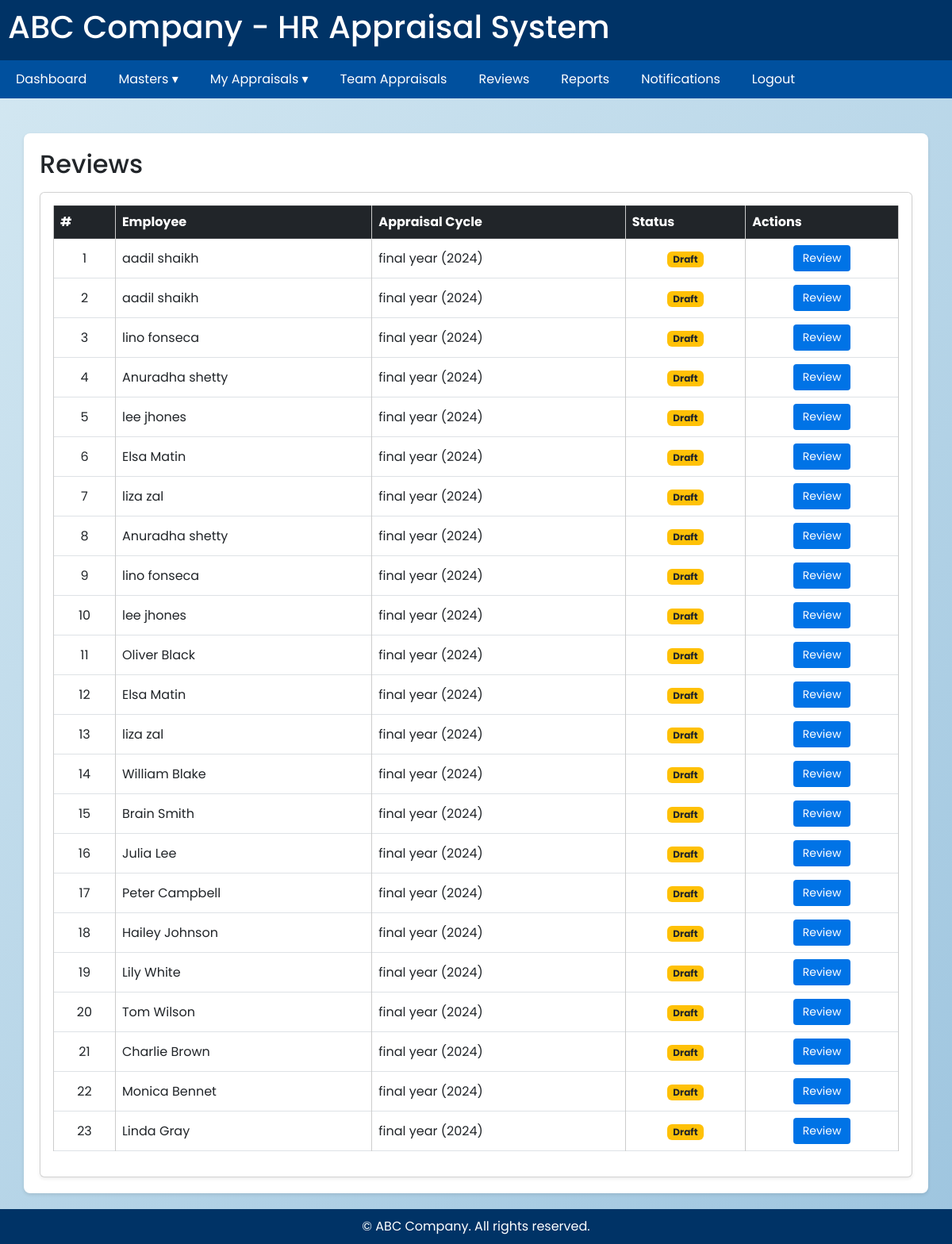
Before: /masters/reviews/ (signed in) with the older database file.
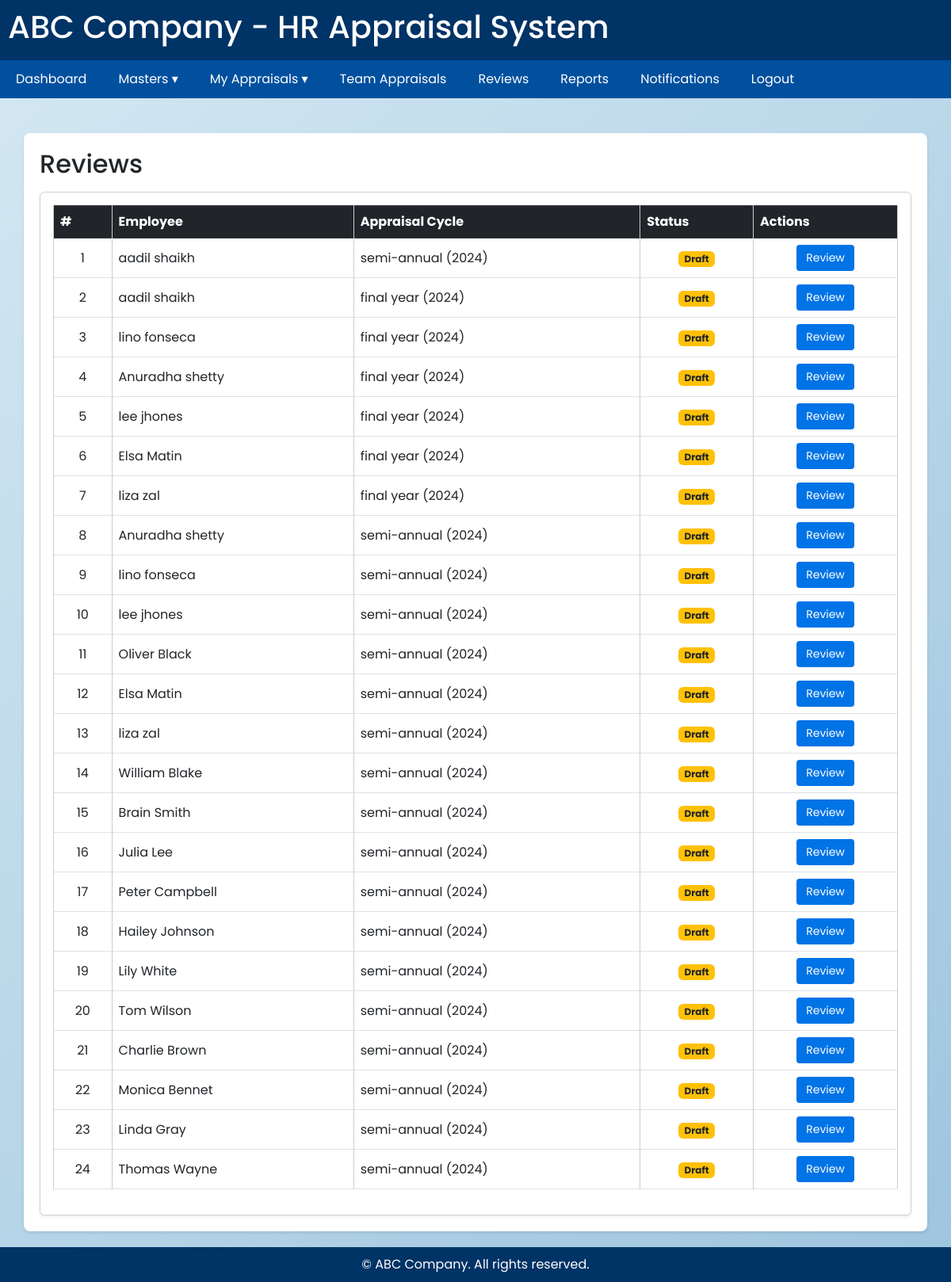
After: the same page with the newer database file.
### masters/models.py (models this page shows, shortened)
class AppraisalForm(models.Model):
    appraisal_cycle = models.ForeignKey("AppraisalCycle", on_delete=models.CASCADE)
    employee = models.ForeignKey("Employee", on_delete=models.CASCADE, related_name="appraisals")
    supervisor = models.ForeignKey("Employee", on_delete=models.SET_NULL, null=True, blank=True, related_name="supervised_appraisals")
    department = models.ForeignKey("Department", on_delete=models.SET_NULL, null=True, blank=True)
    role = models.ForeignKey("Role", on_delete=models.SET_NULL, null=True, blank=True)
    created_at = models.DateTimeField(auto_now_add=True)
    updated_at = models.DateTimeField(auto_now=True)
    status = models.CharField(
        max_length=20,
        choices=[("Draft", "Draft"), ("Submitted", "Submitted"), ("Reviewed", "Reviewed"), ("Closed", "Closed")],
        default="Draft"
    )

class Employee(models.Model):
    user = models.OneToOneField(
        settings.AUTH_USER_MODEL,
        on_delete=models.CASCADE,
        null=True, blank=True,
        related_name="employee_profile"
)
    employee_id = models.CharField(max_length=20, unique=True)
    employee_salution = models.CharField(max_length=15, null=True, blank=True)
    first_name = models.CharField(max_length=100)
    last_name = models.CharField(max_length=100)
    email = models.EmailField(unique=True)
    gender = models.CharField(max_length=10,null=True, blank=True)
    contact_number = models.IntegerField(default=0)
    department = models.ForeignKey("Department", on_delete=models.SET_NULL, null=True)
    role = models.ForeignKey("Role", on_delete=models.SET_NULL, null=True)
    supervisor = models.ForeignKey("self", on_delete=models.SET_NULL, null=True, blank=True)
    status = models.CharField(
        max_length=20,
        choices=[("Active", "Active"), ("Inactive", "Inactive")],
        default="Active",
    )

class AppraisalCycle(models.Model):
    name = models.CharField(max_length=100)
    year = models.CharField(max_length=100,blank=True, null=True)
    start_date = models.DateField()
    end_date = models.DateField()
    status = models.CharField(
        max_length=20,
        choices=[
            ("Draft", "Draft"),
            ("Active", "Active"),
            ("Closed", "Closed"),
        ],
        default="Draft",
    )

### masters/views.py (the view)
# urls.py: path("reviews/", views.review_list_form, name="reviews_list"),
@login_required
def review_list_form(request):
    employee = get_object_or_404(Employee,user = request.user)
    draft_forms = AppraisalForm.objects.filter(status="Draft")
    context={
        "draft_forms":draft_forms,
        "employee":employee
    }
    return render(request,"appraisal/review_list.html",context)

### masters/context_processors.py (called while the page is built)
def role_name(request):
    if request.user.is_authenticated:
        try:
            employee = Employee.objects.get(user=request.user)
            return {"role_name": employee.role.role_name.lower()}
        except Employee.DoesNotExist:
            return {"role_name": None}
    return {"role_name": None}

### templates/appraisal/review_list.html
{% extends "base.html" %}
{% block content %}
<div class="container mt-4">
  <h2 class="mb-3"> Reviews </h2>
  <div class="card shadow-sm">
    <div class="card-body">
      <table class="table table-hover table-bordered align-middle">
        <thead class="table-dark text-center">
          <tr>
            <th scope="col">#</th>
            <th scope="col">Employee</th>
            <th scope="col">Appraisal Cycle</th>
            <th scope="col">Status</th>
            <th scope="col">Actions</th>
          </tr>
        </thead>
        <tbody>
          {% for form in draft_forms %}
          <tr>
            <td class="text-center">{{ forloop.counter }}</td>
            <td>{{ form.employee.first_name }} {{ form.employee.last_name }}</td>
            <td>{{ form.appraisal_cycle.name }} ({{ form.appraisal_cycle.year }})</td>
            <td class="text-center">
              <span class="badge bg-warning text-dark">{{ form.status }}</span>
            </td>
            <td class="text-center">
              <a href="{% url 'masters:appraisal_form' form.id %}"
                 class="btn btn-sm btn-primary">
                 Review
              </a>
            </td>
          </tr>
          {% empty %}
          <tr>
            <td colspan="5" class="text-center text-muted py-3">
              No draft appraisals available
            </td>
          </tr>
          {% endfor %}
        </tbody>
      </table>
    </div>
  </div>
</div>
{% endblock %}

### templates/base.html (shortened to what this page needs)
<!DOCTYPE html>
<html lang="en">
<head>
    {% load static %}
    <link rel="stylesheet" href="{% static 'style.css' %}">
    <link href="https://cdn.jsdelivr.net/npm/bootstrap@5.3.0/dist/css/bootstrap.min.css" rel="stylesheet">
</head>
<body>
    <header>
        <h1>ABC Company - HR Appraisal System</h1>
    </header>
    <nav>
        <ul>
            <li><a href="{% url 'dashboard' %}">Dashboard</a></li>
            <li class="dropdown">
                {% if role_name == 'manager' or role_name == 'hr admin' %}
              <a href="#">Masters ▾</a>
                {% endif %}
            </li>
             <li class="dropdown">
          <a href="{% url 'masters:my_appraisal' %}">My Appraisals ▾</a>
        </li>
            <li><a href="{% url 'masters:team_appraisal' %}">Team Appraisals </a></li>
            <li><a href="{% url 'masters:reviews_list' %}">Reviews</a></li>
            <li><a href="">Reports</a></li>
            <li><a href="">Notifications</a></li>
            <li><a href="{% url 'logout' %}">Logout</a></li>
        </ul>
    </nav>
    <main>
        {% block content %}{% endblock %}
    </main>
    <footer>
        &copy; {{ now|date:"Y" }} ABC Company. All rights reserved.
    </footer>
</body>
</html>

### static/style.css (style rules this page uses)
* { margin: 0; padding: 0; box-sizing: border-box; font-family: "Poppins", sans-serif; }
body { margin: 0; padding: 0; background: linear-gradient(135deg, #d4e8f2, #9ec5df); height: 100vh; overflow: hidden; }

### templates/base.html (style rules this page uses)
body { font-family: Arial, sans-serif; margin:0; background-color:#f5f9fc; }
header { background-color:#003366; color:white; padding:10px; }
nav ul { list-style:none; margin:0; padding:0; display:flex; background-color:#00509e; }
nav ul li { margin:0; position:relative; }
nav ul li a { color:white; padding:12px 20px; display:block; text-decoration:none; }
main { padding:20px; }
.container { background:white; padding:20px; border-radius:8px; box-shadow:0 2px 4px rgba(0,0,0,0.1); }
footer { text-align:center; padding:10px; background-color:#003366; color:white; }
table { border-collapse:collapse; width:100%; }
table, th, td { border:1px solid #ccc; }
th { background-color:#0073e6; color:white; }
td, th { padding:8px; text-align:left; }
.btn { background-color:#0073e6; color:white; padding:6px 12px; border:none; border-radius:4px; cursor:pointer; }
nav ul li.dropdown { position: relative; }
html, body { height: auto !important; overflow-y: auto !important; }

Changed rows visible on the page:
changed AppraisalForm (number 1 of 24 on the later page): appraisal_cycle.name "final year" → "semi-annual"
changed AppraisalForm (number 8 of 24 on the later page): appraisal_cycle.name "final year" → "semi-annual"
changed AppraisalForm (number 9 of 24 on the later page): appraisal_cycle.name "final year" → "semi-annual"
changed AppraisalForm (number 10 of 24 on the later page): appraisal_cycle.name "final year" → "semi-annual"
changed AppraisalForm "Oliver": appraisal_cycle.name "final year" → "semi-annual"
changed AppraisalForm (number 12 of 24 on the later page): appraisal_cycle.name "final year" → "semi-annual"
changed AppraisalForm (number 13 of 24 on the later page): appraisal_cycle.name "final year" → "semi-annual"
changed AppraisalForm "William": appraisal_cycle.name "final year" → "semi-annual"
changed AppraisalForm "Brain": appraisal_cycle.name "final year" → "semi-annual"
changed AppraisalForm "Julia": appraisal_cycle.name "final year" → "semi-annual"
changed AppraisalForm "Peter": appraisal_cycle.name "final year" → "semi-annual"
changed AppraisalForm "Hailey": appraisal_cycle.name "final year" → "semi-annual"
changed AppraisalForm "Lily": appraisal_cycle.name "final year" → "semi-annual"
changed AppraisalForm "Tom": appraisal_cycle.name "final year" → "semi-annual"
changed AppraisalForm "Charlie": appraisal_cycle.name "final year" → "semi-annual"
changed AppraisalForm "Monica": appraisal_cycle.name "final year" → "semi-annual"
changed AppraisalForm "Linda": appraisal_cycle.name "final year" → "semi-annual"
added AppraisalForm: employee.first_name "Thomas", employee.last_name "Wayne", appraisal_cycle.name "semi-annual", appraisal_cycle.year "2024", status "Draft"
